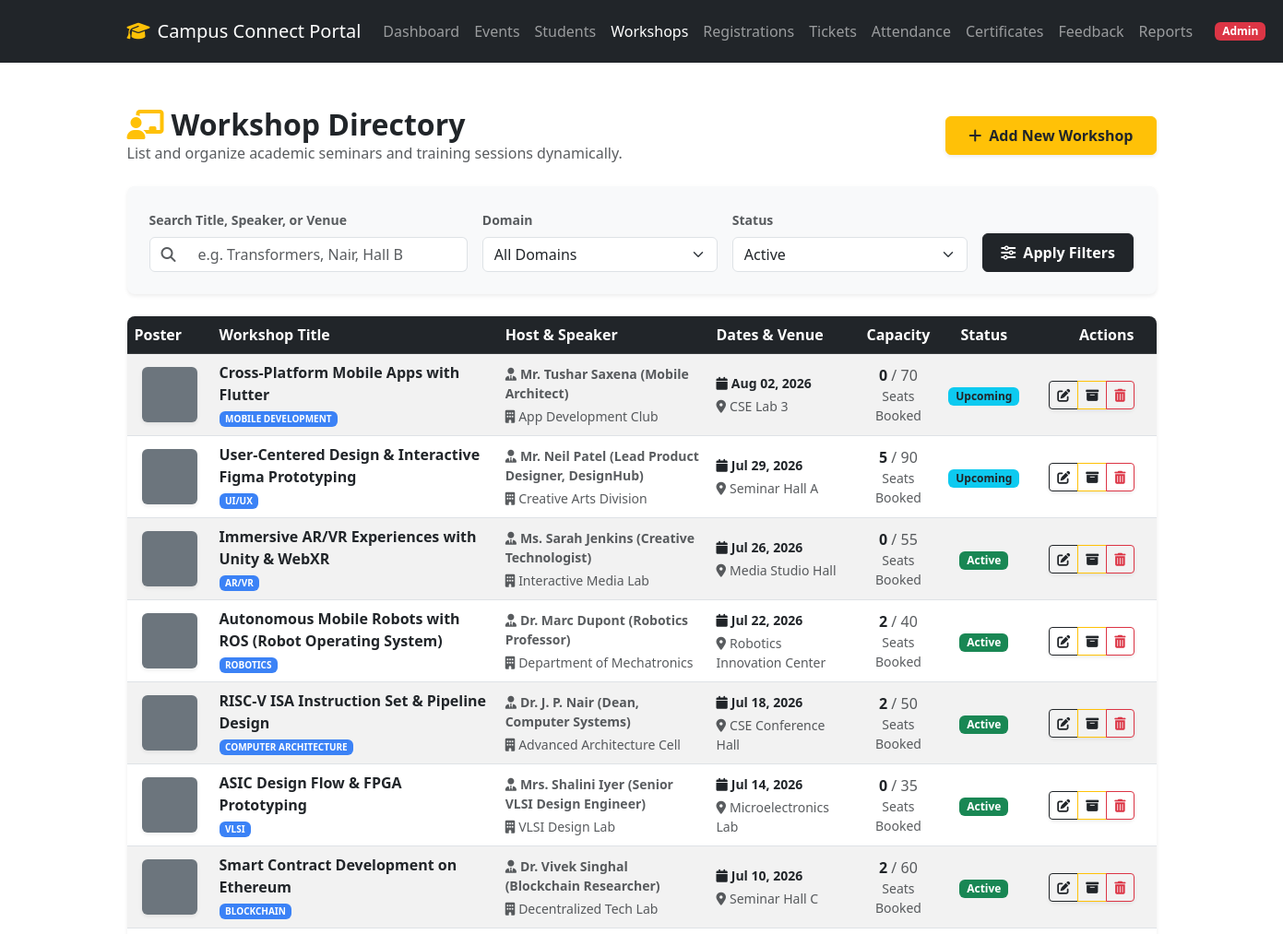
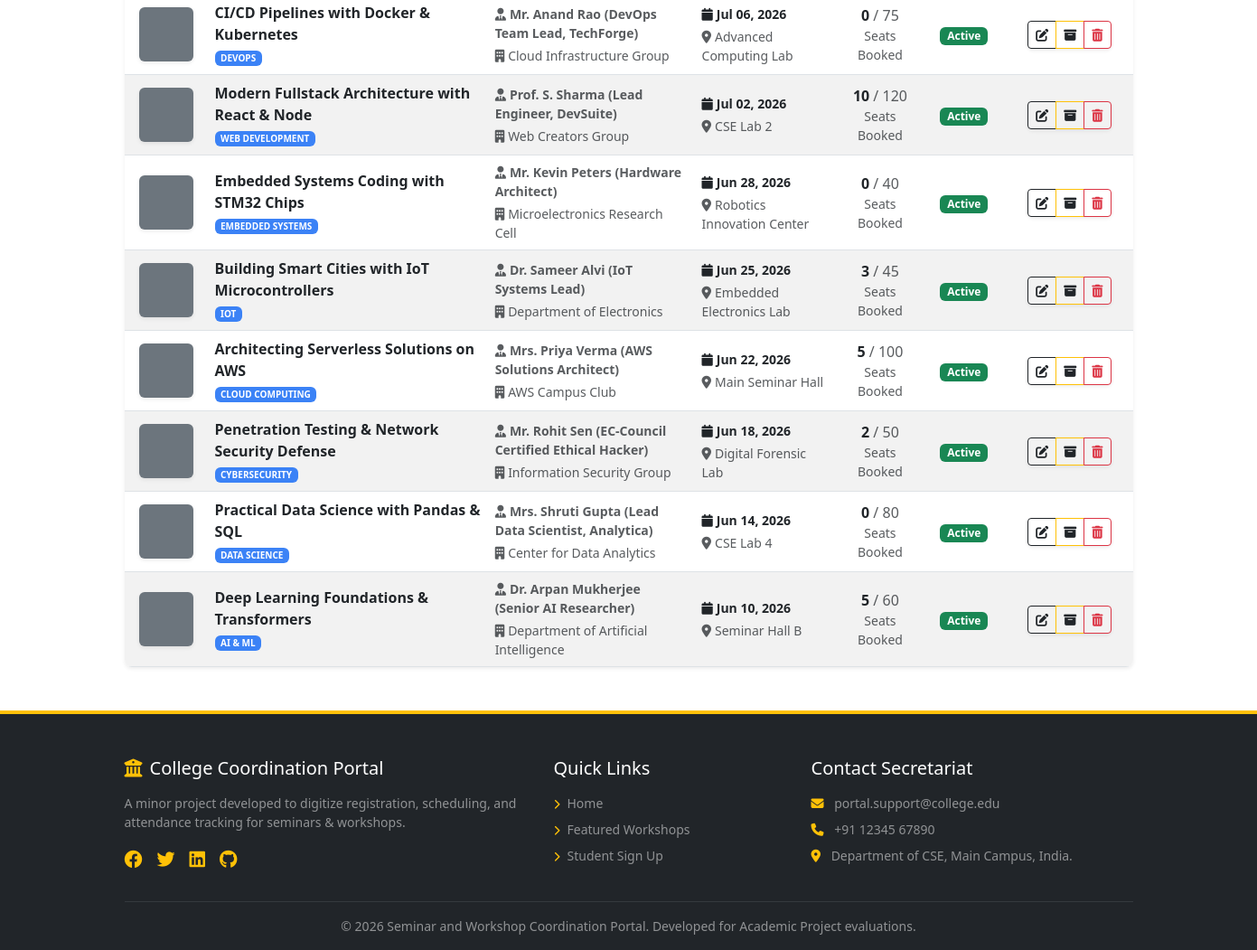
The page /admin/workshops/manage.php (signed in) on the database its author committed (2 pictures, top to bottom).
### tables this page shows
CREATE TABLE `workshops` (
    `id`              INT AUTO_INCREMENT PRIMARY KEY,
    `title`           VARCHAR(255) NOT NULL,
    `domain`          VARCHAR(100) NOT NULL,
    `host`            VARCHAR(255) NOT NULL,
    `speaker`         VARCHAR(255) NOT NULL,
    `description`     TEXT         DEFAULT NULL,
    `prerequisites`   TEXT         DEFAULT NULL,
    `capacity`        INT          NOT NULL,
    `seats_remaining` INT          NOT NULL,
    `start_date`      DATE         NOT NULL,
    `end_date`        DATE         NOT NULL,
    `venue`           VARCHAR(255) NOT NULL,
    `poster_image`    VARCHAR(255) DEFAULT NULL,
    `status`          ENUM('active','archived','upcoming') DEFAULT 'active',
    `created_at`      TIMESTAMP    DEFAULT CURRENT_TIMESTAMP
);

### admin/workshops/manage.php (the view, shortened to what this page needs)
<?php
$base_path = '../../';
require_once $base_path . 'config/db_connect.php';
$filter_domain = trim($_GET['domain'] ?? '');
$filter_status = trim($_GET['status'] ?? '');
$search_query = trim($_GET['search'] ?? '');
$sql = "SELECT * FROM workshops WHERE 1=1";
$sql .= " ORDER BY start_date DESC";
$stmt = $conn->prepare($sql);
$stmt->execute();
$workshops_res = $stmt->get_result();
include $base_path . 'includes/header.php';
include $base_path . 'includes/navbar.php';
?>
<div class="container my-5">
    <div class="d-flex flex-column flex-sm-row justify-content-between align-items-start align-items-sm-center mb-4 gap-3">
        <div>
            <h1 class="h2 mb-0 fw-bold"><i class="fa-solid fa-chalkboard-user text-warning me-2"></i>Workshop Directory</h1>
            <p class="text-muted mb-0">List and organize academic seminars and training sessions dynamically.</p>
        </div>
        <a href="add.php" class="btn btn-warning text-dark fw-bold px-4 py-2 shadow-sm">
            <i class="fa-solid fa-plus me-2"></i>Add New Workshop
        </a>
    </div>
    <div class="card shadow-sm border-0 rounded-3 mb-4 bg-light">
        <div class="card-body p-4">
            <form method="GET" action="manage.php" class="row g-3">
                <div class="col-md-4">
                    <label for="search" class="form-label small fw-semibold text-muted">Search Title, Speaker, or Venue</label>
                    <div class="input-group">
                        <span class="input-group-text bg-white text-muted"><i class="fa-solid fa-magnifying-glass"></i></span>
                        <input type="text" class="form-control border-start-0" id="search" name="search" placeholder="e.g. Transformers, Nair, Hall B" value="<?php echo htmlspecialchars($search_query); ?>">
                    </div>
                </div>
                <div class="col-md-3">
                    <label for="domain" class="form-label small fw-semibold text-muted">Domain</label>
                    <select class="form-select" id="domain" name="domain">
                        <option value="">All Domains</option>
                    </select>
                </div>
                <div class="col-md-3">
                    <label for="status" class="form-label small fw-semibold text-muted">Status</label>
                    <select class="form-select" id="status" name="status">
                        <option value="active" <?php echo ($filter_status === 'active' || empty($filter_status)) ? 'selected' : ''; ?>>Active</option>
                    </select>
                </div>
                <div class="col-md-2 d-grid align-items-end">
                    <button type="submit" class="btn btn-dark fw-semibold py-2"><i class="fa-solid fa-sliders me-2"></i>Apply Filters</button>
                </div>
            </form>
        </div>
    </div>
    <div class="card shadow-sm border-0 rounded-3 overflow-hidden">
        <div class="card-body p-0">
            <div class="table-responsive">
                <table class="table table-striped align-middle mb-0">
                    <thead class="table-dark">
                        <tr>
                            <th>Poster</th>
                            <th>Workshop Title</th>
                            <th>Host &amp; Speaker</th>
                            <th>Dates &amp; Venue</th>
                            <th class="text-center">Capacity</th>
                            <th class="text-center">Status</th>
                            <th class="text-end px-4">Actions</th>
                        </tr>
                    </thead>
                    <tbody>
                        <?php if ($workshops_res && $workshops_res->num_rows > 0): ?>
                            <?php while ($ws = $workshops_res->fetch_assoc()): ?>
                                <tr>
                                    <td class="px-3" style="width: 80px;">
                                        <?php if (!empty($ws['poster_image']) && file_exists($base_path . 'uploads/workshops/' . $ws['poster_image'])): ?>
                                            <img src="<?php echo $base_path . 'uploads/workshops/' . htmlspecialchars($ws['poster_image']); ?>" class="img-thumbnail rounded shadow-sm" style="max-height: 60px; max-width: 60px; object-fit: cover;" alt="Poster">
                                        <?php else: ?>
                                            <div class="bg-secondary text-white rounded d-flex align-items-center justify-content-center shadow-sm" style="height: 60px; width: 60px; font-size: 24px;">
                                            </div>
                                        <?php endif; ?>
                                    </td>
                                    <td>
                                        <div class="fw-bold text-dark"><?php echo htmlspecialchars($ws['title']); ?></div>
                                        <span class="badge bg-secondary mt-1 text-uppercase letter-spacing-sm" style="font-size: 10px; background-color: #3b82f6 !important;"><?php echo htmlspecialchars($ws['domain']); ?></span>
                                    </td>
                                    <td>
                                        <div class="small fw-semibold text-muted"><i class="fa-solid fa-user-tie me-1"></i><?php echo htmlspecialchars($ws['speaker']); ?></div>
                                        <div class="small text-muted mt-1"><i class="fa-solid fa-building me-1"></i><?php echo htmlspecialchars($ws['host']); ?></div>
                                    </td>
                                    <td>
                                        <div class="small text-dark fw-semibold"><i class="fa-solid fa-calendar me-1"></i><?php echo date('M d, Y', strtotime($ws['start_date'])); ?></div>
                                        <div class="small text-muted mt-1"><i class="fa-solid fa-location-dot me-1"></i><?php echo htmlspecialchars($ws['venue']); ?></div>
                                    </td>
                                    <td class="text-center">
                                        <div class="fw-bold"><?php echo intval($ws['capacity']) - intval($ws['seats_remaining']); ?> <span class="text-muted fw-normal">/ <?php echo intval($ws['capacity']); ?></span></div>
                                        <div class="text-muted small fs-7">Seats Booked</div>
                                    </td>
                                    <td class="text-center">
                                        <?php
                                        $status = $ws['status'];
                                        $badge_class = "bg-success";
                                        if ($status === 'archived') { $badge_class = "bg-secondary"; }
                                        elseif ($status === 'upcoming') { $badge_class = "bg-info text-dark"; }
                                        ?>
                                        <span class="badge <?php echo $badge_class; ?> px-2.5 py-1.5 text-capitalize"><?php echo htmlspecialchars($status); ?></span>
                                    </td>
                                    <td class="text-end px-4">
                                        <div class="btn-group shadow-sm">
                                            <a href="edit.php?id=<?php echo $ws['id']; ?>" class="btn btn-outline-dark btn-sm" title="Edit Workshop">
                                                <i class="fa-solid fa-pen-to-square"></i>
                                            </a>
                                            <?php if ($status === 'archived'): ?>
                                                <a href="manage.php?action=unarchive&id=<?php echo $ws['id']; ?>&domain=<?php echo urlencode($filter_domain); ?>&status=<?php echo urlencode($filter_status); ?>&search=<?php echo urlencode($search_query); ?>" class="btn btn-outline-success btn-sm" title="Restore Workshop">
                                                    <i class="fa-solid fa-folder-open"></i>
                                                </a>
                                            <?php else: ?>
                                                <a href="manage.php?action=archive&id=<?php echo $ws['id']; ?>&domain=<?php echo urlencode($filter_domain); ?>&status=<?php echo urlencode($filter_status); ?>&search=<?php echo urlencode($search_query); ?>" class="btn btn-outline-warning btn-sm text-dark" title="Archive Workshop">
                                                    <i class="fa-solid fa-box-archive"></i>
                                                </a>
                                            <?php endif; ?>
                                            <a href="delete.php?id=<?php echo $ws['id']; ?>" class="btn btn-outline-danger btn-sm" onclick="return confirm('Are you sure you want to permanently delete this workshop? This action cannot be undone.');" title="Delete Workshop">
                                                <i class="fa-solid fa-trash-can"></i>
                                            </a>
                                        </div>
                                    </td>
                                </tr>
                            <?php endwhile; ?>
                        <?php endif; ?>
                    </tbody>
                </table>
            </div>
        </div>
    </div>
</div>
<?php
include $base_path . 'includes/footer.php';
?>

### rows shown on the page
workshops: title "Cross-Platform Mobile Apps with Flutter", domain "MOBILE DEVELOPMENT", speaker "Mr. Tushar Saxena (Mobile Architect)", host "App Development Club", start_date "Aug 02, 2026", venue "CSE Lab 3", capacity+seats_remaining "0", capacity "70", status "Upcoming"
workshops: title "User-Centered Design & Interactive Figma Prototyping", domain "UI/UX", speaker "Mr. Neil Patel (Lead Product Designer, DesignHub)", host "Creative Arts Division", start_date "Jul 29, 2026", venue "Seminar Hall A", capacity+seats_remaining "5", capacity "90", status "Upcoming"
workshops: title "Immersive AR/VR Experiences with Unity & WebXR", domain "AR/VR", speaker "Ms. Sarah Jenkins (Creative Technologist)", host "Interactive Media Lab", start_date "Jul 26, 2026", venue "Media Studio Hall", capacity+seats_remaining "0", capacity "55", status "Active"
workshops: title "Autonomous Mobile Robots with ROS (Robot Operating System)", domain "ROBOTICS", speaker "Dr. Marc Dupont (Robotics Professor)", host "Department of Mechatronics", start_date "Jul 22, 2026", venue "Robotics Innovation Center", capacity+seats_remaining "2", capacity "40", status "Active"
workshops: title "RISC-V ISA Instruction Set & Pipeline Design", domain "COMPUTER ARCHITECTURE", speaker "Dr. J. P. Nair (Dean, Computer Systems)", host "Advanced Architecture Cell", start_date "Jul 18, 2026", venue "CSE Conference Hall", capacity+seats_remaining "2", capacity "50", status "Active"
workshops: title "ASIC Design Flow & FPGA Prototyping", domain "VLSI", speaker "Mrs. Shalini Iyer (Senior VLSI Design Engineer)", host "VLSI Design Lab", start_date "Jul 14, 2026", venue "Microelectronics Lab", capacity+seats_remaining "0", capacity "35", status "Active"
workshops: title "Smart Contract Development on Ethereum", domain "BLOCKCHAIN", speaker "Dr. Vivek Singhal (Blockchain Researcher)", host "Decentralized Tech Lab", start_date "Jul 10, 2026", venue "Seminar Hall C", capacity+seats_remaining "2", capacity "60", status "Active"
workshops: title "CI/CD Pipelines with Docker & Kubernetes", domain "DEVOPS", speaker "Mr. Anand Rao (DevOps Team Lead, TechForge)", host "Cloud Infrastructure Group", start_date "Jul 06, 2026", venue "Advanced Computing Lab", capacity+seats_remaining "0", capacity "75", status "Active"
workshops: title "Modern Fullstack Architecture with React & Node", domain "WEB DEVELOPMENT", speaker "Prof. S. Sharma (Lead Engineer, DevSuite)", host "Web Creators Group", start_date "Jul 02, 2026", venue "CSE Lab 2", capacity+seats_remaining "10", capacity "120", status "Active"
workshops: title "Embedded Systems Coding with STM32 Chips", domain "EMBEDDED SYSTEMS", speaker "Mr. Kevin Peters (Hardware Architect)", host "Microelectronics Research Cell", start_date "Jun 28, 2026", venue "Robotics Innovation Center", capacity+seats_remaining "0", capacity "40", status "Active"
workshops: title "Building Smart Cities with IoT Microcontrollers", domain "IOT", speaker "Dr. Sameer Alvi (IoT Systems Lead)", host "Department of Electronics", start_date "Jun 25, 2026", venue "Embedded Electronics Lab", capacity+seats_remaining "3", capacity "45", status "Active"
workshops: title "Architecting Serverless Solutions on AWS", domain "CLOUD COMPUTING", speaker "Mrs. Priya Verma (AWS Solutions Architect)", host "AWS Campus Club", start_date "Jun 22, 2026", venue "Main Seminar Hall", capacity+seats_remaining "5", capacity "100", status "Active"
workshops: title "Penetration Testing & Network Security Defense", domain "CYBERSECURITY", speaker "Mr. Rohit Sen (EC-Council Certified Ethical Hacker)", host "Information Security Group", start_date "Jun 18, 2026", venue "Digital Forensic Lab", capacity+seats_remaining "2", capacity "50", status "Active"
workshops: title "Practical Data Science with Pandas & SQL", domain "DATA SCIENCE", speaker "Mrs. Shruti Gupta (Lead Data Scientist, Analytica)", host "Center for Data Analytics", start_date "Jun 14, 2026", venue "CSE Lab 4", capacity+seats_remaining "0", capacity "80", status "Active"
workshops: title "Deep Learning Foundations & Transformers", domain "AI & ML", speaker "Dr. Arpan Mukherjee (Senior AI Researcher)", host "Department of Artificial Intelligence", start_date "Jun 10, 2026", venue "Seminar Hall B", capacity+seats_remaining "5", capacity "60", status "Active"
